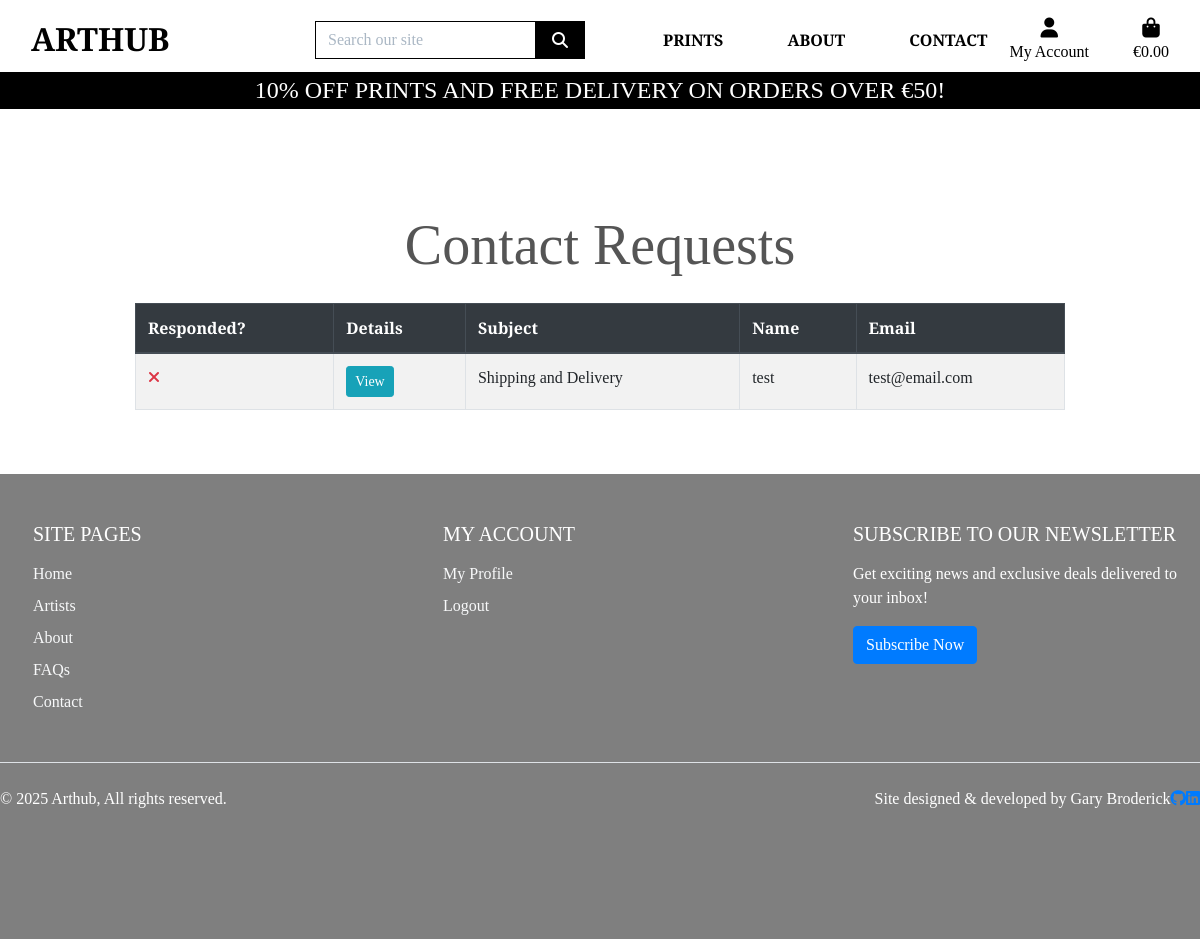
/contact/list/ (signed in), run on an earlier commit of the app's database.
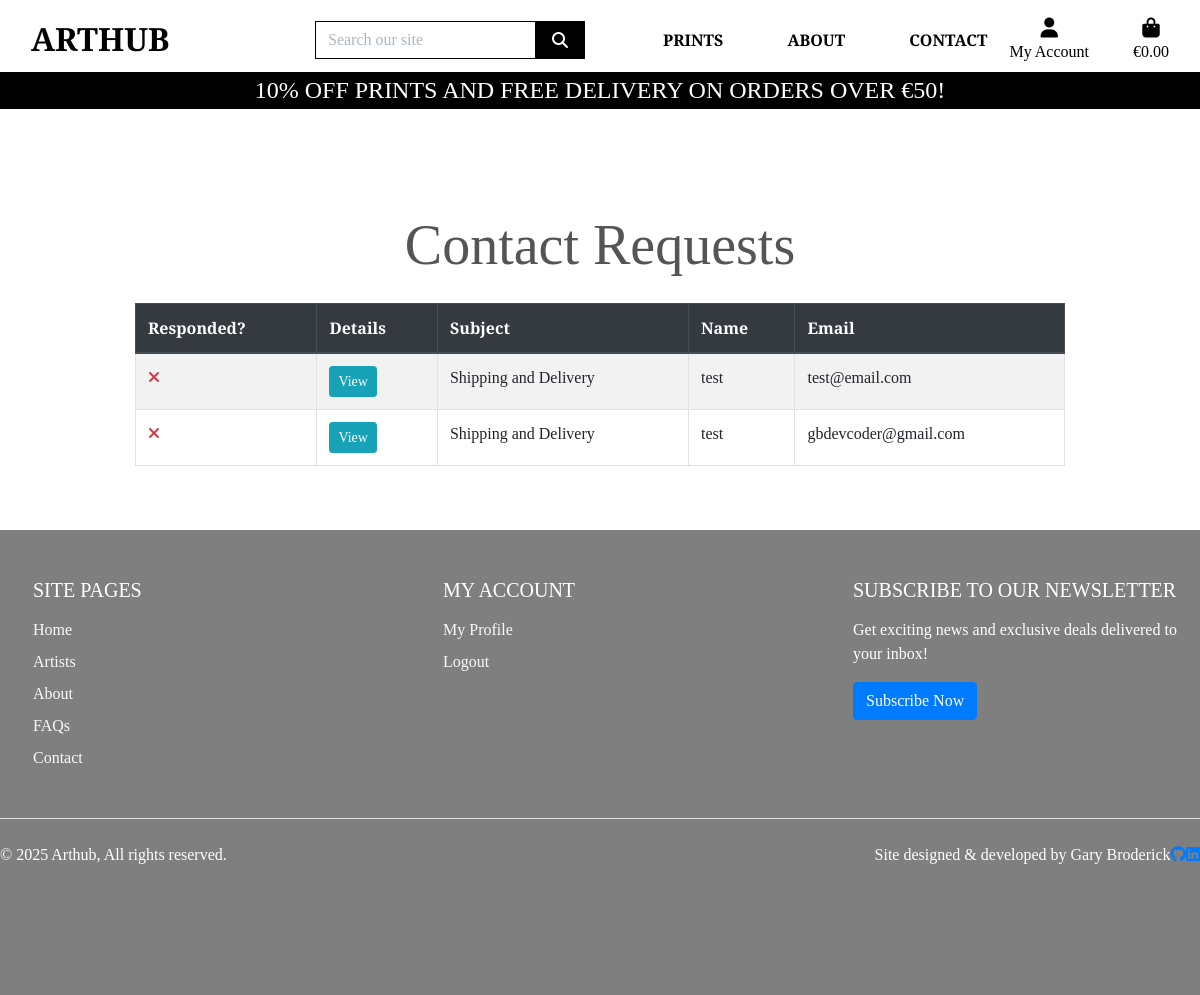
And on a later commit of the database.
### contact/models.py (models this page shows, shortened)
class Contact(models.Model):
    class Meta:
        verbose_name_plural = 'Contact Requests'
    SUBJECTS = (
        ('Order Inquiry', 'Order Inquiry'),
        ('Custom Art Requests', 'Custom Art Requests'),
        ('Product Availability', 'Product Availability'),
        ('Print Quality', 'Print Quality'),
        ('Returns and Exchanges', "Returns and Exchanges"),
        ('Shipping and Delivery', "Shipping and Delivery"),
        ('Collaboration and Partnerships', "Collaboration and Partnerships"),
        ('Discounts', "Discounts"),
        ('Shipping and Delivery', "Shipping and Delivery"),
        ('Copyright and Usage Rights', "Copyright and Usage Rights"),
        ('General Feedback', "General Feedback"),
    )
    name = models.CharField(max_length=254)
    email = models.EmailField()
    subject = models.CharField(choices=SUBJECTS, max_length=254,)
    message = models.TextField(max_length=1024)
    date_created = models.DateTimeField(default=timezone.now)
    responded = models.BooleanField(default=False)

### contact/views.py (the view)
# urls.py: path('list/', views.ContactListView.as_view(), name='contact-list'),
class ContactListView(LoginRequiredMixin, UserPassesTestMixin, ListView):
    model = Contact
    template_name = 'contact/contact_list.html'
    context_object_name = 'contacts'
    ordering = ['responded', 'pk']
    def get_context_data(self, **kwargs):
        context = super().get_context_data(**kwargs)
        return context
    def test_func(self):
        if self.request.user.is_staff:
            return True
        return False

### contact/templates/contact/contact_list.html (shortened to what this page needs)
{% extends 'base.html' %}
{% load crispy_forms_tags %}
{% block page_header %}
<div class="container header-container">
</div>
{% endblock %}
{% block content %}
    <div class="overlay"></div>
    <div class="container mt-5">
        <h1 class="display-4 text-center mb-4">Contact Requests</h1>
        <div id="contact-table-container-outer" class="table-responsive">
            <div id="contact-table-container">
                <table class="table table-striped table-hover table-bordered" id="contact-table">
                    <thead class="thead-dark">
                        <tr>
                            <th id="contact-list-header-responded" scope="col">Responded?</th>
                            <th scope="col">Details</th>
                            <th scope="col">Subject</th>
                            <th class="contact-list-header-name" scope="col">Name</th>
                            <th class="contact-list-header-email" scope="col">Email</th>
                        </tr>
                    </thead>
                    <tbody>
                        {% for contact in contacts %}
                            <tr>
                                {% if contact.responded %}
                                    <td><i class="fa-solid fa-check text-success"></i></td>
                                {% else %}
                                    <td><i class="fa-solid fa-xmark text-danger"></i></td>
                                {% endif %}
                                <td><a href="{% url 'contact-update' contact.id %}" class="btn btn-info btn-sm">View</a></td>
                                <td>{{ contact.subject }}</td>
                                <td class="contact-list-name">{{ contact.name }}</td>
                                <td class="contact-list-email">{{ contact.email }}</td>
                            </tr>
                        {% endfor %}
                    </tbody>
                </table>
            </div>
        </div>
    </div>
{% endblock content %}

What changed in the data, as far as the page shows it:
added Contact: responded False (drawn), subject "Shipping and Delivery", name "test", email "gbdevcoder@gmail.com"
